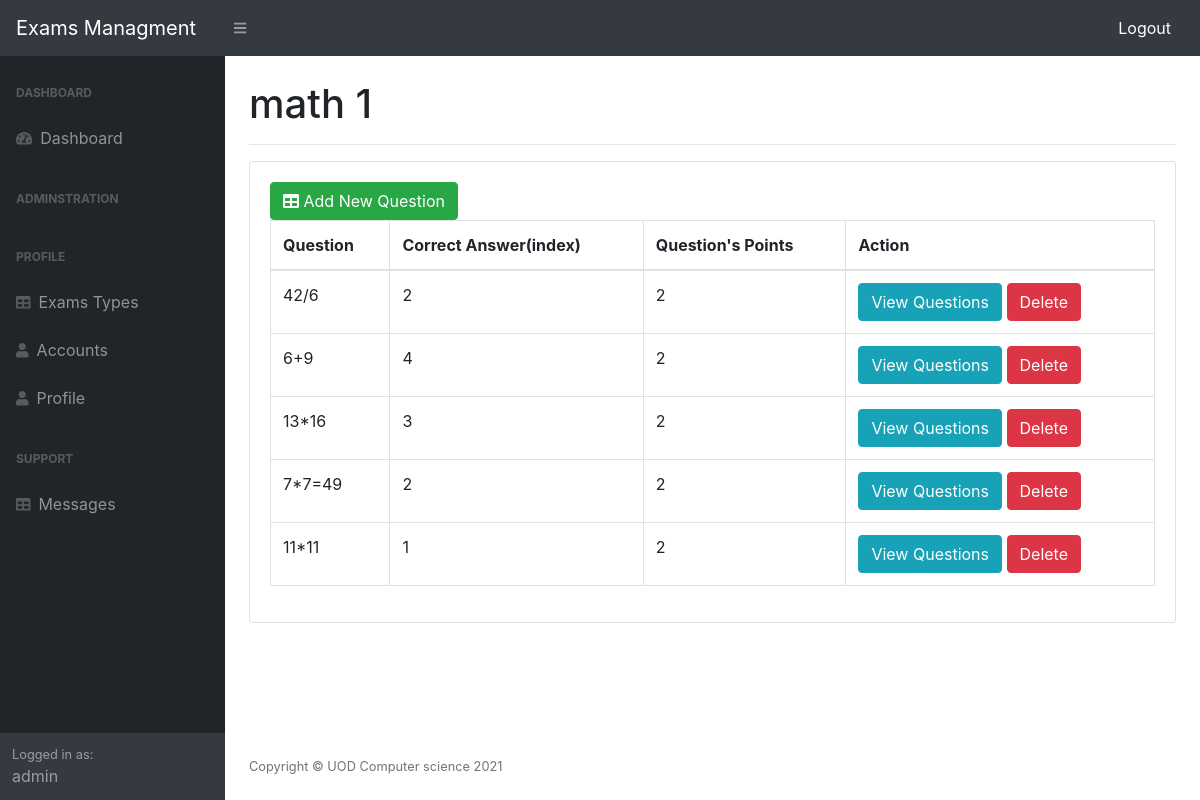
/admin/qustions.php?id=46 (signed in), run on the app's committed database.
### tables this page shows
CREATE TABLE `exams` (
  `ide` int(255) NOT NULL,
  `examName` text NOT NULL,
  `examCode` varchar(50) NOT NULL,
  `exam_duration` int(11) NOT NULL,
  `isEnable` int(11) NOT NULL,
  `isPublic` int(11) NOT NULL,
  `isRand` int(11) NOT NULL,
  `totalPoints` int(11) NOT NULL,
  `accountId` int(255) NOT NULL,
  `class_id` int(11) NOT NULL,
  `exam_created_time` timestamp NOT NULL DEFAULT current_timestamp()
);

CREATE TABLE `questions` (
  `idq` int(255) NOT NULL,
  `Points` int(11) NOT NULL,
  `question` varchar(500) NOT NULL,
  `answer1` varchar(500) NOT NULL,
  `answer2` varchar(500) NOT NULL,
  `answer3` varchar(500) NOT NULL,
  `answer4` varchar(500) NOT NULL,
  `correct` varchar(500) NOT NULL,
  `examId` int(255) NOT NULL
);

### admin/qustions.php (the view, shortened to what this page needs)
<?php
require_once 'db_connect.php';
$id = (int)$_GET['id'];
$getExamDataQuery = "SELECT * FROM exams where ide = $id";
$run = mysqli_query($con,$getExamDataQuery) or die('mysql error');
$examData = mysqli_fetch_assoc($run);
require_once 'header.php';
?>
            <div id="layoutSidenav_content">
                <main>
                    <div class="container-fluid">
                        <h1 class="mt-4"><?=$examData['examName'];?></h1>
                        <hr>
                        <div class="card mb-4">
                            <div class="card-body">
                            <button class="btn btn-success" data-toggle="modal" data-target="#exampleModal">  <i class="fas fa-table"></i> Add New Question </button>
                                <div class="table-responsive">
                                <table class="table table-bordered" width="100%" cellspacing="0">
                                        <thead>
                                            <tr>
                                                    <th>Question</th>
                                                    <th>Correct Answer(index)</th>
                                                    <th>Question's Points</th>
                                                    <th>Action</th>
                                                </tr>
                                        </thead>
                                        <tbody>
                                            <?php
                                                 $query = "SELECT * from questions WHERE examId = $id order by idq DESC";
                                                 $run = mysqli_query($con,$query) or die('mysql error');
                                                 $query = "SELECT examCode from exams WHERE ide = $id";
                                                 $r = mysqli_query($con,$query) or die('mysql error');
                                                 $user1 = mysqli_fetch_assoc($r);
                                                 while ($user = mysqli_fetch_assoc($run)) {
                                                    echo '<tr>
                                                        <td>'.$user['question'].'</td>
                                                        <td>'.$user['correct'].'</td>
                                                        <td>'.$user['Points'].'</td>
                                                       <td>
                                                       <a href="exam_sheet_view_exam_answers.php?examcode='.$user1['examCode'].'" class="btn btn-info">View Questions</a>
                                                       <a class="btn btn-danger" href="?id='.$id.'&delete='.$user['idq'].'" onclick="return confirm(\'Are you sure you want to delete this Account?\');">Delete</a>
                                                       </td>
                                                    </tr>
                                                    ';
                                                  }
                                            ?>
                                        </tbody>
                                    </table>
                                </div>
                            </div>
                        </div>
                    </div>
                </main>
			</div>
<?php
require_once 'footer.php';
?>

### data on the page
exams: examName "math 1"
questions: question "42/6", correct "2", Points "2"
questions: question "6+9", correct "4", Points "2"
questions: question "13*16", correct "3", Points "2"
questions: question "7*7=49", correct "2", Points "2"
questions: question "11*11", correct "1", Points "2"

### other printed values
$_SESSION['user-role'] "admin"
